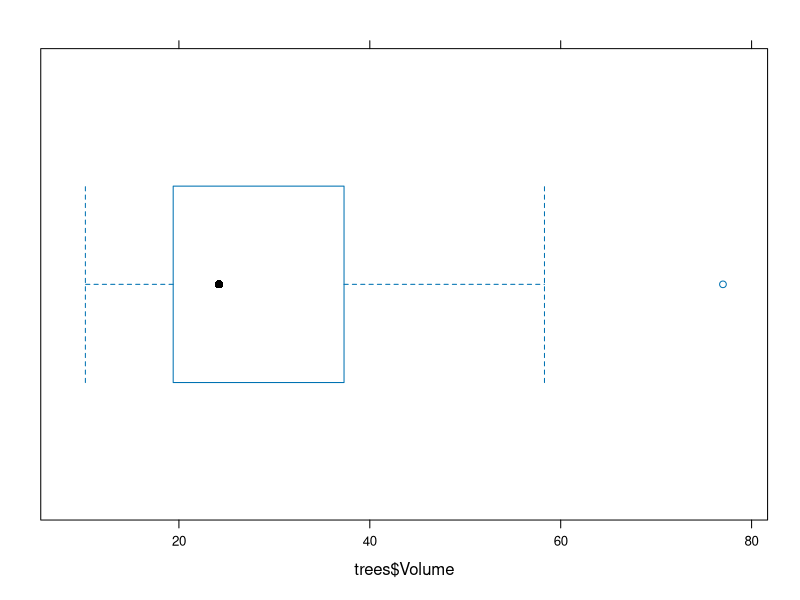
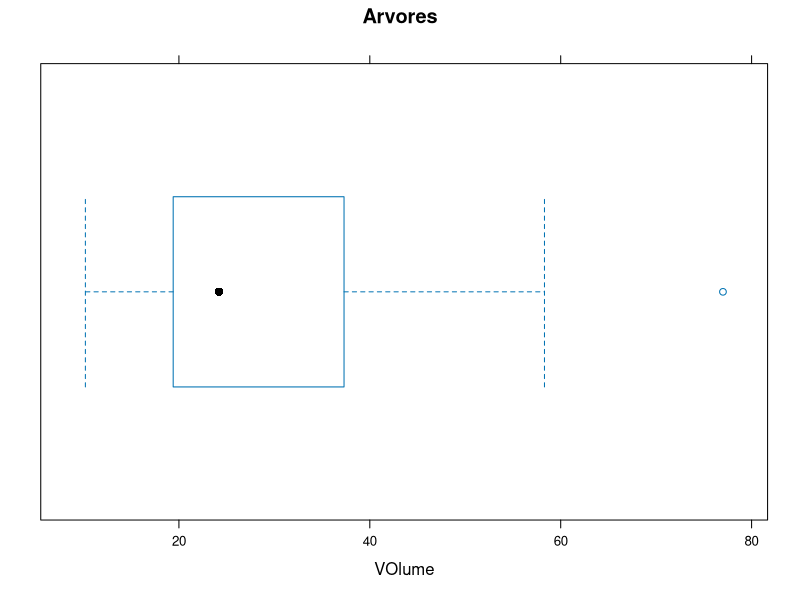
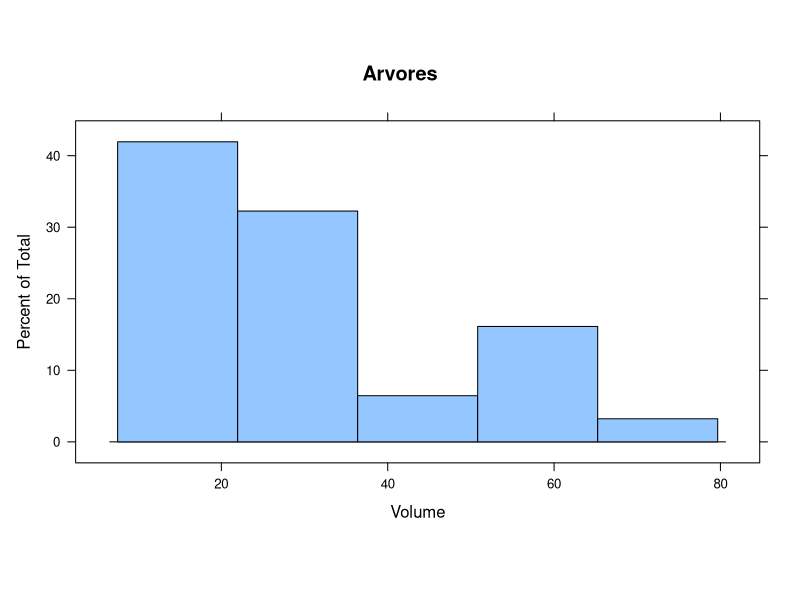
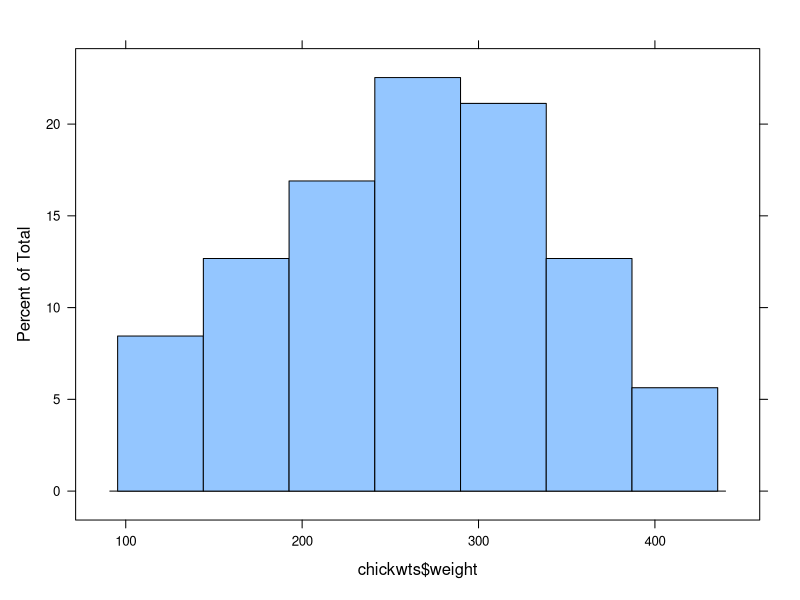
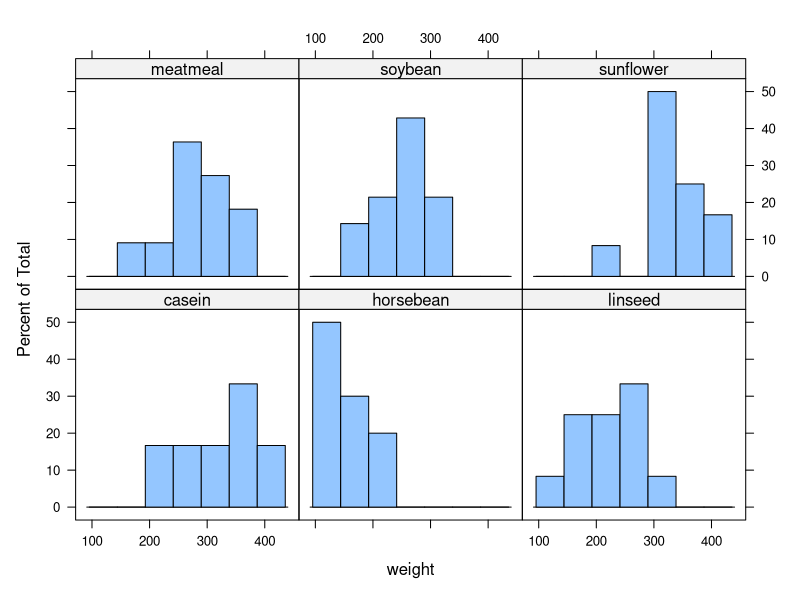
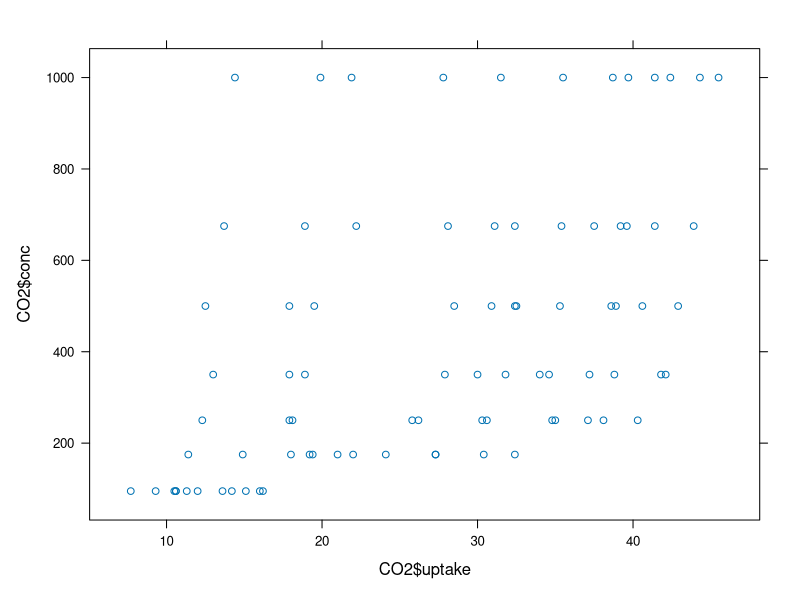
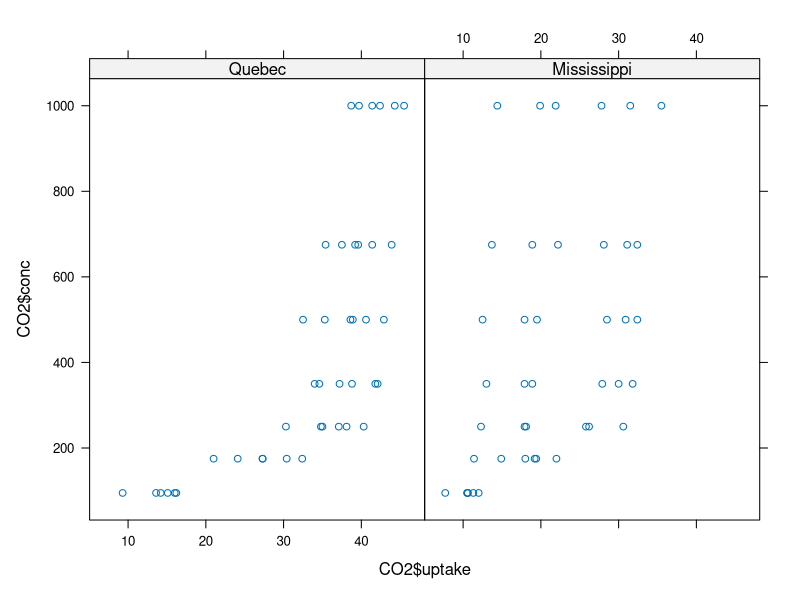
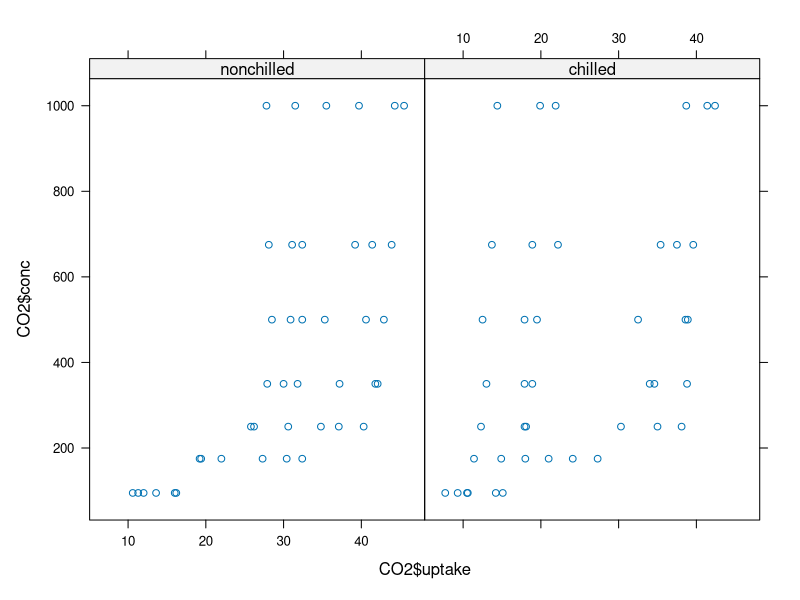

Write the R code that produced these figures, in order.
## ---- chunk 1
library(lattice)
## ---- chunk 2
bwplot(trees$Volume)
bwplot(trees$Volume, main="Arvores", xlab="VOlume")
## ---- chunk 3
histogram(trees$Volume, main="Arvores", xlab="Volume", aspect =0.5, type="percent", nint=5)
## ---- chunk 4
#peso das galinhas de acordo com alimentação
chickwts
#histograma
histogram(chickwts$weight)
#agregamos dados
aggregate(chickwts$weight, by=list(chickwts$feed), FUN=sum)
#histograma condicional
histogram( ~weight | feed, data=chickwts)
## ---- chunk 5
CO2
xyplot(CO2$conc ~ CO2$uptake)
#type e origem
xyplot(CO2$conc ~ CO2$uptake | CO2$Type)
#refrigerado ou nmao
xyplot(CO2$conc ~ CO2$uptake | CO2$Treatment)
## ---- chunk 6
esoph
dotplot(alcgp ~ ncontrols, data=esoph)
dotplot(alcgp ~ ncontrols | tobgp, data=esoph)
## ---- chunk 7
splom(~CO2[4:5] | CO2$Type, CO2)
## ---- chunk 8
densityplot(~conc | Treatment, plot.points=F, data=CO2)
densityplot(CO2$conc)
densityplot(~conc | Treatment, data=CO2)
densityplot(~conc | Treatment, data=CO2, plot.points=F)
## ---- chunk 9
OrchardSprays
cloud(decrease ~ rowpos * colpos, data=OrchardSprays)
cloud(decrease ~ rowpos * colpos, groups=treatment, data=OrchardSprays)
## ---- chunk 10
trees
levelplot(Girth ~ Height * Volume, data=trees)
